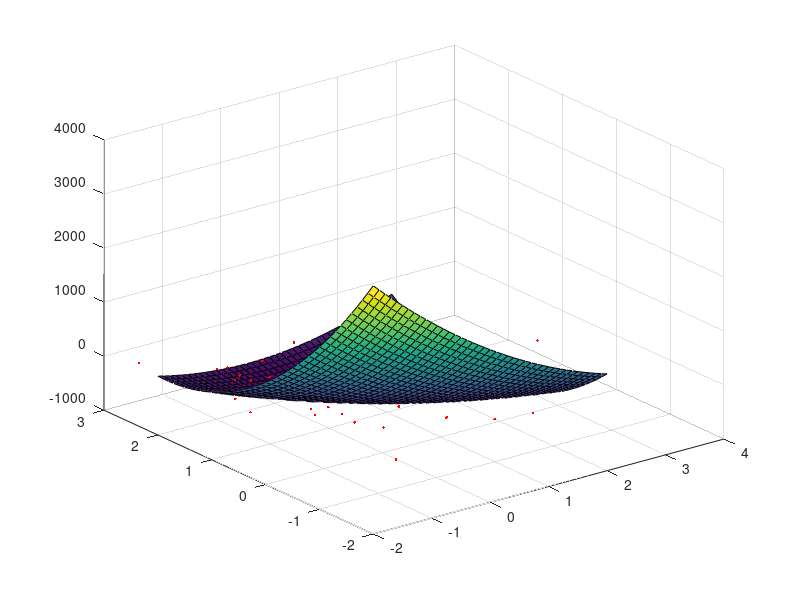

Reproduce this figure in MATLAB.
clear;
% load the date
load('dataQuadReg2D_noisy.txt');
% plot it
figure(1);clf;hold on; %clf:clean the plot  hold on: keep the plot not change
plot3(dataQuadReg2D_noisy(:,1),dataQuadReg2D_noisy(:,2),dataQuadReg2D_noisy(:,3),'r.');%plot 3 clomns
% decompose in input X and output Y
n = size(dataQuadReg2D_noisy,1);
X = dataQuadReg2D_noisy(:,1:2);%X belongs to R2
Y = dataQuadReg2D_noisy(:,3);
% prepend 1s to inputs
X = [ones(n,1),X]; %ones(a,b)ROW=a CLOMN=b value=1
%Extend X to polynominals
X_squared = X.^2;
X_times=X(:,2).*X(:,3);
X=[X,X_squared(:,2:3),X_times];
% compute optimal beta
%lambda=100;
beta_1=eye(5,5);
beta_1=[zeros(5,1),beta_1];%insert colomn
beta_1=[zeros(1,6);beta_1];%insert row
%beta = inv(X'*X-lambda*beta_1)*X'*Y; %inv: get inversed matrix  X':transposed matrix

%compute loss function
error=0;
lambda=0;
for j=1:10000
  lambda= lambda+0.0021;
  lamb(:,j)=lambda;
  beta = inv(X'*X-lambda*beta_1)*X'*Y; %inv: get inversed matrix  X':transposed matrix
  cost=0.5*(X*beta-Y)'*(X*beta-Y)+0.5*lambda*beta'*beta;
  error=cost/sum(sum(abs(X)));
S_error(:,j)=error;
error=0;
end

% display the function
[a b] = meshgrid(-2:.1:2,-2:.1:2);%net matrix generated 
Xgrid = [ones(length(a(:)),1),a(:),b(:)];

%Extend Xgrid to polynominals
Xgrid_squared = Xgrid.^2;
Xgrid_times=Xgrid(:,2).*Xgrid(:,3);
Xgrid=[Xgrid,Xgrid_squared(:,2:3),Xgrid_times];
Ygrid = Xgrid*beta;
Ygrid = reshape(Ygrid,size(a));%build a new matrix with same diminsion of a, put the Ygrid value in
h = surface(a,b,Ygrid);
view(3);%set 3d viewing angle
grid on;%open net grid
%diplay the plot between lambda and mean squared error
%figure(2);
%plot(lamb,S_error);
%set(gca,'XScale','log');
%set(gca,'YScale','log');
